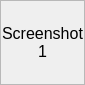
<?xml version="1.0" encoding="UTF-8"?>
<ui version="4.0">
 <class>ScreenshotWidget</class>
 <widget class="QWidget" name="ScreenshotWidget">
  <property name="geometry">
   <rect>
    <x>0</x>
    <y>0</y>
    <width>85</width>
    <height>85</height>
   </rect>
  </property>
  <property name="sizePolicy">
   <sizepolicy hsizetype="MinimumExpanding" vsizetype="MinimumExpanding">
    <horstretch>1</horstretch>
    <verstretch>1</verstretch>
   </sizepolicy>
  </property>
  <property name="minimumSize">
   <size>
    <width>85</width>
    <height>85</height>
   </size>
  </property>
  <property name="maximumSize">
   <size>
    <width>100</width>
    <height>100</height>
   </size>
  </property>
  <property name="cursor">
   <cursorShape>CrossCursor</cursorShape>
  </property>
  <property name="mouseTracking">
   <bool>true</bool>
  </property>
  <property name="windowTitle">
   <string>3D Pointcloud</string>
  </property>
  <layout class="QVBoxLayout" name="layout">
   <property name="margin">
    <number>0</number>
   </property>
   <item>
    <widget class="ActLabel" name="screenshot">
     <property name="sizePolicy">
      <sizepolicy hsizetype="Expanding" vsizetype="Expanding">
       <horstretch>0</horstretch>
       <verstretch>0</verstretch>
      </sizepolicy>
     </property>
     <property name="minimumSize">
      <size>
       <width>85</width>
       <height>85</height>
      </size>
     </property>
     <property name="maximumSize">
      <size>
       <width>100</width>
       <height>100</height>
      </size>
     </property>
     <property name="font">
      <font>
       <pointsize>12</pointsize>
      </font>
     </property>
     <property name="cursor">
      <cursorShape>CrossCursor</cursorShape>
     </property>
     <property name="mouseTracking">
      <bool>true</bool>
     </property>
     <property name="autoFillBackground">
      <bool>false</bool>
     </property>
     <property name="frameShape">
      <enum>QFrame::StyledPanel</enum>
     </property>
     <property name="frameShadow">
      <enum>QFrame::Sunken</enum>
     </property>
     <property name="text">
      <string>Screenshot 1</string>
     </property>
     <property name="scaledContents">
      <bool>true</bool>
     </property>
     <property name="alignment">
      <set>Qt::AlignCenter</set>
     </property>
     <property name="wordWrap">
      <bool>true</bool>
     </property>
     <property name="textInteractionFlags">
      <set>Qt::NoTextInteraction</set>
     </property>
    </widget>
   </item>
  </layout>
 </widget>
 <customwidgets>
  <customwidget>
   <class>ActLabel</class>
   <extends>QLabel</extends>
   <header>ActiveLabel</header>
  </customwidget>
 </customwidgets>
 <resources/>
 <connections/>
</ui>
